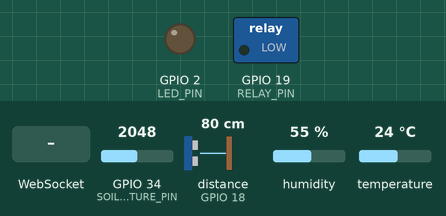
Recording of a sketch running on a simulated ESP32. Parts: switched loads named in the sketch (green lamp = pin HIGH), output pins drawn as LEDs (lit = HIGH). Wiring (inferred from the names in the program): ultrasonic range finder: trigger GPIO 5; echo GPIO 18. Dashed ring = blinking. The test bench sets the inputs (shaded band); at power-on: GPIO 34 (SOIL_MOISTURE_PIN) = 2048, distance to the obstacle (sensor on GPIO 18) 80 cm, humidity 55 %, temperature 24 °C. The echo pulse lasts 58.3 µs per cm; WiFi joins after 1.5 s; servers stay silent unless stated; uploads are accepted with an empty reply; pins used as bus, display or sensor lines are not drawn; what the sketch prints to the serial monitor is not drawn.

Above: at 0.1 s.
At 4.7 s:
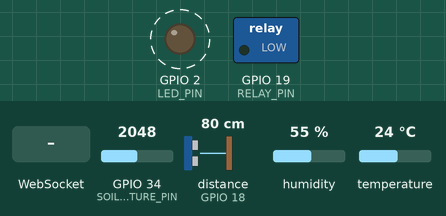
4.8 s: WebSocket text "ON" received
8.3 s: WebSocket text "OFF" received
11.8 s: WebSocket text "1" received
Timing chart, 0 to 21.3 s (numbered marks = the images above; inputs shaded):
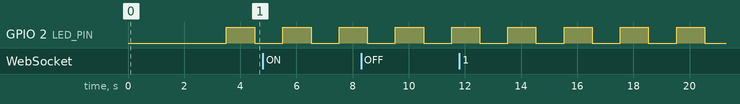

Measured:
- by itself, GPIO 2 (LED_PIN): alternates HIGH for 1.0 s and LOW for 1.0 s

The sketch:

esp32_wifi.ino
```cpp
/*
 * AGRANOVA Smart Irrigation - ESP32 WiFi Module
 *
 * This ESP32 sketch reads sensor data and sends it to the AGRANOVA
 * backend server via WiFi using HTTP POST requests
 *
 * Hardware Connections:
 * - Soil Moisture Sensor -> GPIO 34 (ADC1_CH6)
 * - DHT22 Temperature/Humidity -> GPIO 4
 * - Ultrasonic Sensor (HC-SR04) Trig -> GPIO 5, Echo -> GPIO 18
 * - Relay Module (Pump Control) -> GPIO 19
 * - Status LED -> GPIO 2 (built-in LED)
 */

#include <WiFi.h>
#include <HTTPClient.h>
#include <ArduinoJson.h>
#include <DHT.h>
#include <WebSocketsClient.h>

// WiFi Credentials - CHANGE THESE
const char* ssid = "YOUR_WIFI_SSID";
const char* password = "YOUR_WIFI_PASSWORD";

// Server Configuration - CHANGE THIS TO YOUR SERVER IP/DOMAIN
const char* serverUrl = "http://192.168.1.100:5001/api/hardware/data";
const char* wsServerHost = "192.168.1.100";
const int wsServerPort = 5001;

// Device Configuration
const String deviceId = "AGRO_ESP32_001";  // Unique device ID - CHANGE THIS
const String deviceName = "ESP32 Field Sensor";

// Pin Definitions
#define SOIL_MOISTURE_PIN 34
#define DHT_PIN 4
#define TRIG_PIN 5
#define ECHO_PIN 18
#define RELAY_PIN 19
#define LED_PIN 2

// Sensor Configuration
#define DHT_TYPE DHT22
#define TANK_HEIGHT_CM 100
#define UPDATE_INTERVAL 5000  // Send data every 5 seconds
#define RECONNECT_INTERVAL 10000  // Try reconnect every 10 seconds

// Initialize sensors
DHT dht(DHT_PIN, DHT_TYPE);
WebSocketsClient webSocket;

// Variables
unsigned long lastUpdate = 0;
unsigned long lastReconnect = 0;
bool pumpStatus = false;
bool wifiConnected = false;
bool wsConnected = false;

void setup() {
  Serial.begin(115200);
  Serial.println("\n\n==================================");
  Serial.println("AGRANOVA ESP32 WiFi Sensor Module");
  Serial.println("==================================");

  // Initialize pins
  pinMode(SOIL_MOISTURE_PIN, INPUT);
  pinMode(TRIG_PIN, OUTPUT);
  pinMode(ECHO_PIN, INPUT);
  pinMode(RELAY_PIN, OUTPUT);
  pinMode(LED_PIN, OUTPUT);

  // Ensure pump is OFF at startup
  digitalWrite(RELAY_PIN, LOW);
  digitalWrite(LED_PIN, LOW);

  // Initialize DHT sensor
  dht.begin();
  delay(2000);

  // Connect to WiFi
  connectWiFi();

  // Initialize WebSocket
  initWebSocket();

  Serial.println("✓ Initialization complete");
  Serial.println("Device ID: " + deviceId);
  Serial.println("Ready to send data");
  Serial.println("==================================\n");
}

void loop() {
  unsigned long currentMillis = millis();

  // Maintain WiFi connection
  if (WiFi.status() != WL_CONNECTED) {
    wifiConnected = false;
    if (currentMillis - lastReconnect >= RECONNECT_INTERVAL) {
      lastReconnect = currentMillis;
      Serial.println("WiFi disconnected. Reconnecting...");
      connectWiFi();
    }
  } else {
    wifiConnected = true;
  }

  // Maintain WebSocket connection
  webSocket.loop();

  // Send sensor data at regular intervals
  if (wifiConnected && (currentMillis - lastUpdate >= UPDATE_INTERVAL)) {
    lastUpdate = currentMillis;
    sendSensorData();
  }

  // Blink LED to show activity
  blinkLED();
}

void connectWiFi() {
  Serial.print("Connecting to WiFi: ");
  Serial.println(ssid);

  WiFi.mode(WIFI_STA);
  WiFi.begin(ssid, password);

  int attempts = 0;
  while (WiFi.status() != WL_CONNECTED && attempts < 20) {
    delay(500);
    Serial.print(".");
    attempts++;
  }

  if (WiFi.status() == WL_CONNECTED) {
    Serial.println("\n✓ WiFi Connected!");
    Serial.print("IP Address: ");
    Serial.println(WiFi.localIP());
    Serial.print("Signal Strength: ");
    Serial.print(WiFi.RSSI());
    Serial.println(" dBm");
    wifiConnected = true;
    digitalWrite(LED_PIN, HIGH);
  } else {
    Serial.println("\n✗ WiFi Connection Failed!");
    wifiConnected = false;
    digitalWrite(LED_PIN, LOW);
  }
}

void initWebSocket() {
  webSocket.begin(wsServerHost, wsServerPort, "/socket.io/?EIO=4&transport=websocket");
  webSocket.onEvent(webSocketEvent);
  webSocket.setReconnectInterval(5000);
}

void webSocketEvent(WStype_t type, uint8_t * payload, size_t length) {
  switch(type) {
    case WStype_DISCONNECTED:
      Serial.println("WebSocket Disconnected");
      wsConnected = false;
      break;
    case WStype_CONNECTED:
      Serial.println("WebSocket Connected");
      wsConnected = true;
      // Join device room
      String joinMsg = "{\"type\":\"join_device\",\"deviceId\":\"" + deviceId + "\"}";
      webSocket.sendTXT(joinMsg);
      break;
    case WStype_TEXT:
      Serial.printf("WebSocket Message: %s\n", payload);
      handleWebSocketMessage((char*)payload);
      break;
  }
}

void handleWebSocketMessage(String message) {
  StaticJsonDocument<200> doc;
  DeserializationError error = deserializeJson(doc, message);

  if (error) {
    Serial.println("JSON parse error");
    return;
  }

  String command = doc["command"];

  if (command == "ON") {
    controlPump(true);
  } else if (command == "OFF") {
    controlPump(false);
  }
}

void sendSensorData() {
  // Read all sensors
  int soilMoisture = readSoilMoisture();
  float temperature = dht.readTemperature();
  float humidity = dht.readHumidity();
  int tankLevel = readTankLevel();
  String pumpState = pumpStatus ? "ON" : "OFF";

  // Validate sensor readings
  if (isnan(temperature)) temperature = 0.0;
  if (isnan(humidity)) humidity = 0.0;

  // Print to Serial for debugging
  Serial.println("\n--- Sensor Reading ---");
  Serial.print("Soil Moisture: "); Serial.print(soilMoisture); Serial.println("%");
  Serial.print("Temperature: "); Serial.print(temperature); Serial.println("°C");
  Serial.print("Humidity: "); Serial.print(humidity); Serial.println("%");
  Serial.print("Tank Level: "); Serial.print(tankLevel); Serial.println("%");
  Serial.print("Pump Status: "); Serial.println(pumpState);
  Serial.println("---------------------");

  // Create JSON payload
  StaticJsonDocument<300> doc;
  doc["deviceId"] = deviceId;
  doc["soil"] = soilMoisture;
  doc["temperature"] = temperature;
  doc["humidity"] = humidity;
  doc["tankLevel"] = tankLevel;
  doc["pumpStatus"] = pumpState;

  String jsonString;
  serializeJson(doc, jsonString);

  // Send HTTP POST request
  if (WiFi.status() == WL_CONNECTED) {
    HTTPClient http;
    http.begin(serverUrl);
    http.addHeader("Content-Type", "application/json");

    Serial.print("Sending to server... ");
    int httpResponseCode = http.POST(jsonString);

    if (httpResponseCode > 0) {
      Serial.print("✓ Response: ");
      Serial.println(httpResponseCode);
      String response = http.getString();
      Serial.println("Server response: " + response);
    } else {
      Serial.print("✗ Error: ");
      Serial.println(httpResponseCode);
      Serial.println("Error: " + http.errorToString(httpResponseCode));
    }

    http.end();
  } else {
    Serial.println("✗ WiFi not connected");
  }
}

int readSoilMoisture() {
  int rawValue = analogRead(SOIL_MOISTURE_PIN);
  // ESP32 ADC is 12-bit (0-4095)
  // Calibrate these values based on your sensor
  int moisturePercent = map(rawValue, 4095, 0, 0, 100);
  moisturePercent = constrain(moisturePercent, 0, 100);
  return moisturePercent;
}

int readTankLevel() {
  digitalWrite(TRIG_PIN, LOW);
  delayMicroseconds(2);
  digitalWrite(TRIG_PIN, HIGH);
  delayMicroseconds(10);
  digitalWrite(TRIG_PIN, LOW);

  long duration = pulseIn(ECHO_PIN, HIGH, 30000);

  if (duration == 0) {
    return 0;
  }

  float distance = (duration * 0.034) / 2;
  int levelPercent = map((int)distance, 0, TANK_HEIGHT_CM, 100, 0);
  levelPercent = constrain(levelPercent, 0, 100);

  return levelPercent;
}

void controlPump(bool turnOn) {
  pumpStatus = turnOn;
  digitalWrite(RELAY_PIN, turnOn ? HIGH : LOW);
  Serial.print("Pump turned ");
  Serial.println(turnOn ? "ON" : "OFF");

  // Send immediate status update
  sendSensorData();
}

void blinkLED() {
  static unsigned long lastBlink = 0;
  static bool ledState = false;

  if (millis() - lastBlink > (wifiConnected ? 1000 : 200)) {
    lastBlink = millis();
    ledState = !ledState;
    digitalWrite(LED_PIN, ledState);
  }
}
```
